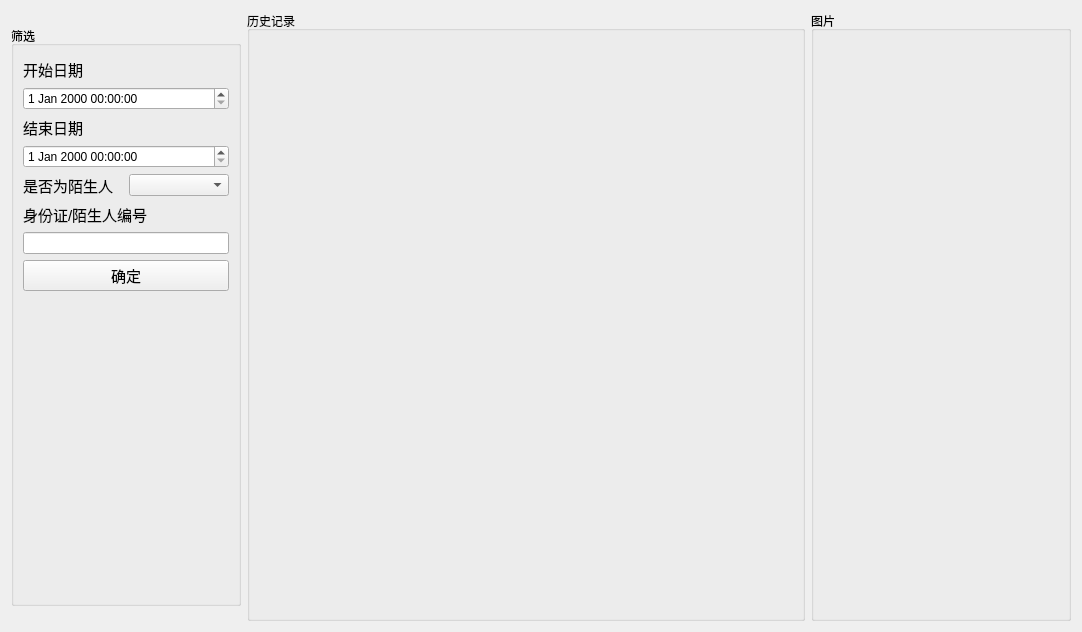
<?xml version="1.0" encoding="UTF-8"?>
<ui version="4.0">
 <class>HistoryView</class>
 <widget class="QWidget" name="HistoryView">
  <property name="geometry">
   <rect>
    <x>0</x>
    <y>0</y>
    <width>1082</width>
    <height>632</height>
   </rect>
  </property>
  <property name="sizePolicy">
   <sizepolicy hsizetype="Expanding" vsizetype="Expanding">
    <horstretch>0</horstretch>
    <verstretch>0</verstretch>
   </sizepolicy>
  </property>
  <property name="windowTitle">
   <string>Form</string>
  </property>
  <layout class="QHBoxLayout" name="horizontalLayout">
   <item>
    <widget class="QGroupBox" name="gpbSelect">
     <property name="sizePolicy">
      <sizepolicy hsizetype="Minimum" vsizetype="Minimum">
       <horstretch>0</horstretch>
       <verstretch>0</verstretch>
      </sizepolicy>
     </property>
     <property name="minimumSize">
      <size>
       <width>230</width>
       <height>580</height>
      </size>
     </property>
     <property name="maximumSize">
      <size>
       <width>230</width>
       <height>580</height>
      </size>
     </property>
     <property name="title">
      <string>筛选</string>
     </property>
     <layout class="QVBoxLayout" name="verticalLayout">
      <item>
       <spacer name="verticalSpacer">
        <property name="orientation">
         <enum>Qt::Vertical</enum>
        </property>
        <property name="sizeType">
         <enum>QSizePolicy::Maximum</enum>
        </property>
        <property name="sizeHint" stdset="0">
         <size>
          <width>20</width>
          <height>15</height>
         </size>
        </property>
       </spacer>
      </item>
      <item>
       <widget class="QLabel" name="lblStartDate">
        <property name="font">
         <font>
          <family>Arial</family>
          <pointsize>11</pointsize>
         </font>
        </property>
        <property name="text">
         <string>开始日期</string>
        </property>
       </widget>
      </item>
      <item>
       <widget class="QDateTimeEdit" name="dtEdtStartDate"/>
      </item>
      <item>
       <widget class="QLabel" name="lblEndDate">
        <property name="font">
         <font>
          <family>Arial</family>
          <pointsize>11</pointsize>
         </font>
        </property>
        <property name="text">
         <string>结束日期</string>
        </property>
       </widget>
      </item>
      <item>
       <widget class="QDateTimeEdit" name="dtEdtEndDate"/>
      </item>
      <item>
       <layout class="QHBoxLayout" name="horizontalLayout_2">
        <item>
         <widget class="QLabel" name="lblStranger">
          <property name="font">
           <font>
            <family>Arial</family>
            <pointsize>11</pointsize>
           </font>
          </property>
          <property name="text">
           <string>是否为陌生人</string>
          </property>
         </widget>
        </item>
        <item>
         <widget class="QComboBox" name="cboxStranger"/>
        </item>
       </layout>
      </item>
      <item>
       <widget class="QLabel" name="lblIDCard">
        <property name="font">
         <font>
          <family>Arial</family>
          <pointsize>11</pointsize>
         </font>
        </property>
        <property name="text">
         <string>身份证/陌生人编号</string>
        </property>
       </widget>
      </item>
      <item>
       <widget class="QLineEdit" name="lineEdit"/>
      </item>
      <item>
       <widget class="QPushButton" name="btnConfirm">
        <property name="font">
         <font>
          <family>Arial</family>
          <pointsize>11</pointsize>
         </font>
        </property>
        <property name="text">
         <string>确定</string>
        </property>
       </widget>
      </item>
      <item>
       <spacer name="verticalSpacer_2">
        <property name="orientation">
         <enum>Qt::Vertical</enum>
        </property>
        <property name="sizeHint" stdset="0">
         <size>
          <width>20</width>
          <height>315</height>
         </size>
        </property>
       </spacer>
      </item>
     </layout>
    </widget>
   </item>
   <item>
    <widget class="QGroupBox" name="gpbRecord">
     <property name="sizePolicy">
      <sizepolicy hsizetype="Expanding" vsizetype="Expanding">
       <horstretch>0</horstretch>
       <verstretch>0</verstretch>
      </sizepolicy>
     </property>
     <property name="minimumSize">
      <size>
       <width>0</width>
       <height>580</height>
      </size>
     </property>
     <property name="title">
      <string>历史记录</string>
     </property>
    </widget>
   </item>
   <item>
    <widget class="QGroupBox" name="gpbPic">
     <property name="sizePolicy">
      <sizepolicy hsizetype="Minimum" vsizetype="Minimum">
       <horstretch>0</horstretch>
       <verstretch>0</verstretch>
      </sizepolicy>
     </property>
     <property name="minimumSize">
      <size>
       <width>260</width>
       <height>580</height>
      </size>
     </property>
     <property name="title">
      <string>图片</string>
     </property>
    </widget>
   </item>
  </layout>
 </widget>
 <resources/>
 <connections/>
</ui>
